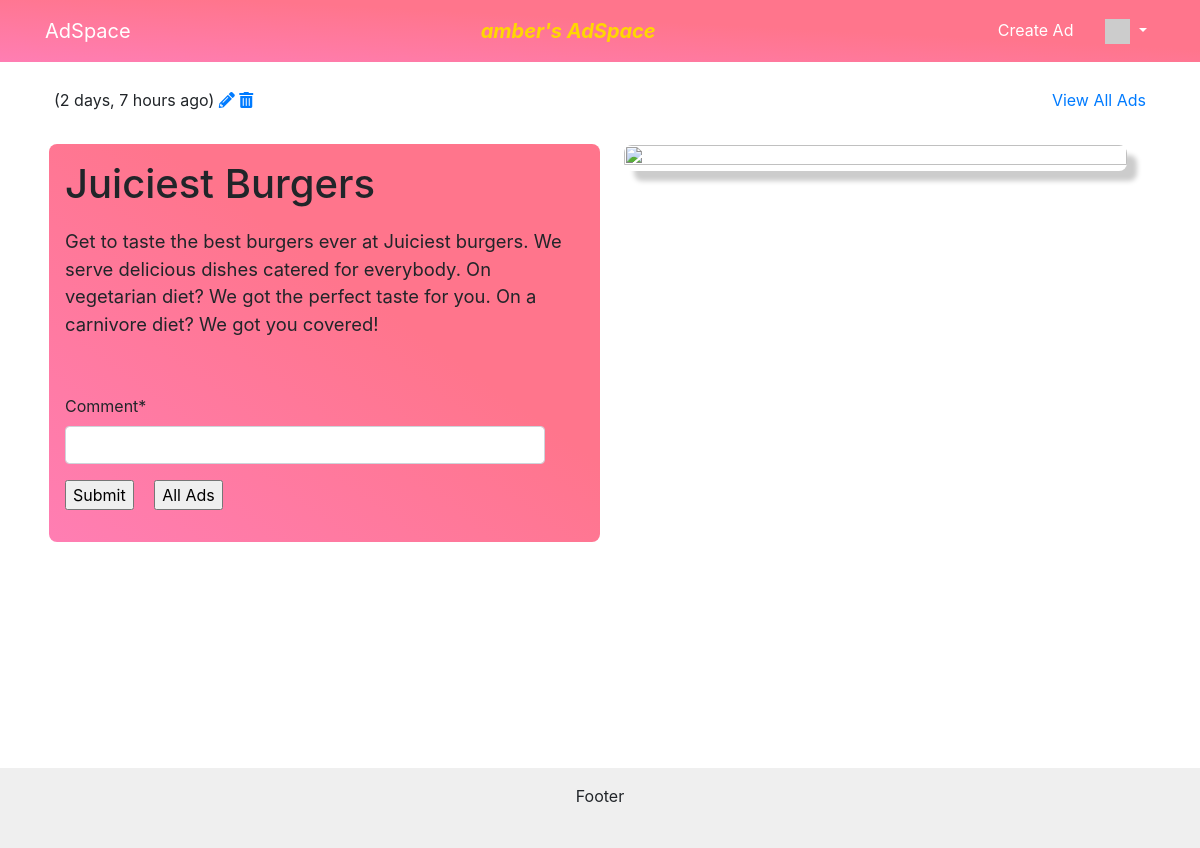
The page /ad/18 (signed in) on the database its author committed.
### ads/models.py (models this page shows, shortened)
class Ad(models.Model) :
    title = models.CharField(
            max_length=200,
            validators=[MinLengthValidator(2, "Title must be greater than 2 characters")]
    )
    price = models.DecimalField(max_digits=7, decimal_places=2, null=True)
    text = models.TextField()
    owner = models.ForeignKey(settings.AUTH_USER_MODEL, on_delete=models.CASCADE)
    favorites = models.ManyToManyField(settings.AUTH_USER_MODEL,
        through='Fav', related_name='favorite_ads')
    created_at = models.DateTimeField(auto_now_add=True)
    updated_at = models.DateTimeField(auto_now=True)
    picture = models.BinaryField(null=True, editable=True)
    content_type = models.CharField(max_length=256, null=True, help_text='The MIMEType of the file')

### ads/views.py (the view)
# urls.py: path('ad/<int:pk>', views.AdDetailView.as_view(), name='ad_detail'),
class AdDetailView(OwnerDetailView):
    model = Ad
    template_name = "ads/ad_detail.html"
    def get(self, request, pk) :
        ad = Ad.objects.get(id=pk)
        comments = Comment.objects.filter(ad=ad).order_by('-updated_at')
        comment_form = CommentForm()
        context = { 'ad' : ad, 'comments': comments, 'comment_form': comment_form }
        return render(request, self.template_name, context)

### ads/forms.py
class CommentForm(forms.Form):
    comment = forms.CharField(required=True, max_length=500, min_length=3, strip=True)

### home/context_processors.py (called while the page is built)
def settings(request):
    return {
        'settings': django_settings,
    }

### home/templatetags/app_tags.py (called while the page is built)
@register.filter(name='gravatar')
def gravatar(user, size=35):
    email = str(user.email.strip().lower()).encode('utf-8')
    email_hash = md5(email).hexdigest()
    url = "//www.gravatar.com/avatar/{0}?s={1}&d=identicon&r=PG"
    return url.format(email_hash, size)

### ads/templates/ads/ad_detail.html (shortened to what this page needs)
{% extends "base_menu.html" %}
{% load humanize %}
{% block content %}
  <div class="container mt-5 pt-4">
    <div class="row my-1 my-md-3 px-4">
      <p style="margin-bottom: 1em; text-align: end;">
        ({{ ad.updated_at|naturaltime }})
        {% if ad.owner == user %}
        <a href="{% url 'ads:ad_update' ad.id %}"><i class="fa fa-pencil"></i></a>
        <a href="{% url 'ads:ad_delete' ad.id %}"><i class="fa fa-trash"></i></a>
        {% endif %}
      </p>
      <p class="ml-auto">
        <a href="{% url 'ads:all' %}">View All Ads</a>
      </p>
    </div>
    <div class="row align-items-start mx-1">
      <div class="col-12 col-md-6 mb-4 px-0 px-md-4 order-md-1">
        {% if ad.content_type %}
          <img src="{% url 'ads:ad_picture' ad.id %}" class="ad-details-img">
        {% endif %}
      </div>
      <div class="ad-details col-12 col-md-6 order-md-0">
        <h1 style="margin: 0 0 0.5em;">{{ ad.title }}</h1>
        <p style="font-size: 1.15em;">
          {{ ad.text }}
        </p>
        {% if user.is_authenticated %}
          <br clear="all" />
          <p>
            {% load crispy_forms_tags %}
            <form method="post" action="{% url 'ads:ad_comment_create' ad.id %}">
              {{ comment_form|crispy }}
              <input type="submit" value="Submit" style="margin-right: 1em;">
              <input type="submit" value="All Ads" onclick="window.location.href='{% url 'ads:all' %}';return false;">
            </form>
          </p>
        {% endif %}
      </div>
    </div>
  </div>
{% endblock %}

### home/templates/base_menu.html (shortened to what this page needs)
{% extends "base_bootstrap.html" %}
{% block navbar %}
  {% load app_tags %}
  <nav class="navbar fixed-top navbar-expand-lg">
    <div class="container">
      <div class="navbar-header">
        <a class="navbar-brand" href="{% url 'ads:all' %}">{{ settings.APP_NAME }}</a>
      </div>
      {% if user.is_authenticated %}
        <div class="navbar-text d-none d-sm-block ml-auto">{{request.user.username}}'s AdSpace</div>
      {% endif %}
      <ul class="navbar-nav flex-row ml-auto">
        {% if user.is_authenticated %}
        <li class="nav-item mr-3">
          <a class="nav-link" href="{% url 'ads:ad_create' %}">Create Ad</a>
        </li>
        <li class="nav-item dropdown">
          <a class="nav-link dropdown-toggle" href="#" id="navbarDropdown" role="button" data-toggle="dropdown" aria-haspopup="true" aria-expanded="false">
            <img style="width: 25px;" src="{{ user|gravatar:60 }}" /><b class="caret"></b>
          </a>
        </li>
        {% endif %}
      </ul>
    </div>
  </nav>
{% endblock %}
{% block footer %}
  <div class="footer">
    <p>Footer</p>
  </div>
{% endblock %}

### home/static/css/styles.css (style rules this page uses)
:root { --passionate-bed-gradient: linear-gradient(to bottom left, #ff758c 40%, #ff7eb3 100%); }
html { height: 100%; box-sizing: border-box; }
body { position: relative; min-height: 100%; margin-bottom: 100px; padding-bottom: 6rem; }
input { max-width: 30em; }
.navbar { color: white; background: var(--passionate-bed-gradient); }
.navbar a { color: white; }
.navbar-text { font-size: 1.25em; font-style: italic; font-weight: bold; color: gold; }
.footer { position: absolute; bottom: 0; width: 100%; height: 5em; padding: 1rem; margin-top: 330px; background-color: #efefef; text-align: center; }
.ad-details { padding: 1em; border-radius: 0.5em; background: var(--passionate-bed-gradient); }
.ad-details-img { height: 100%; width: 100%; border-radius: 0.5em; box-shadow: 10px 10px 5px #ccc; }

### rows shown on the page
Ad: updated_at "2 days, 7 hours ago", title "Juiciest Burgers", text "Get to taste the best burgers ever at Juiciest burgers. We serve delicious dishes catered for everybody. On vegetarian diet? We got the perfect taste for you. On a carnivore diet? We got you covered!"

### other values the page prints
{{ settings.APP_NAME }} "AdSpace"
{{ request.user.username }} "amber"
